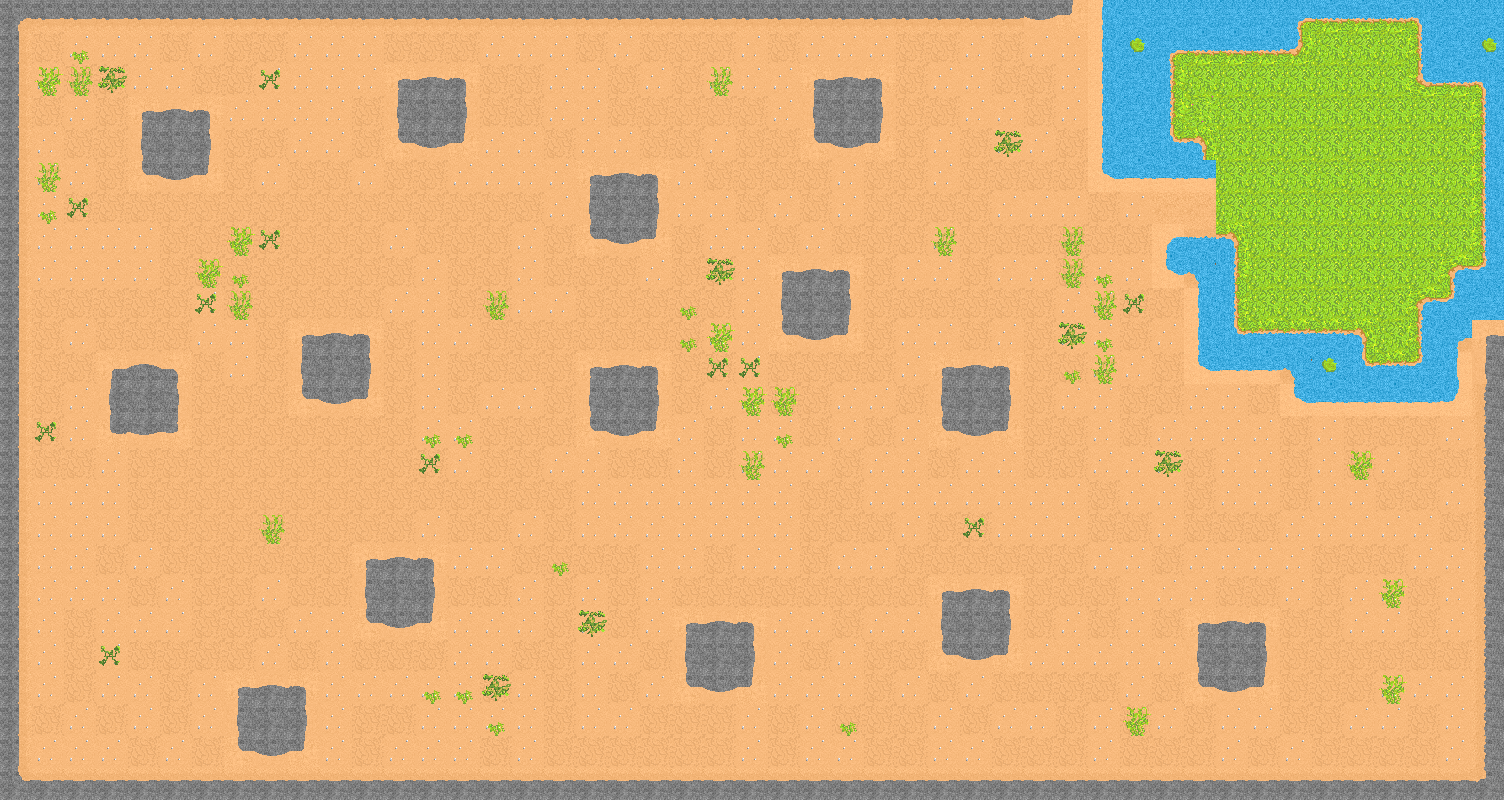

This is a level from a 2D game, rendered from its Tiled map with the project's own tilesets. A one-line summary and the map file follow, with tile-layer data summarised:
An orthogonal 47x25 tile map with 32x32 px tiles, 3 tile layers (Tile Layer 1, Objects on top of ground, Boulders).

<map version="1.2" tiledversion="1.2.0" orientation="orthogonal" renderorder="right-down" width="47" height="25" tilewidth="32" tileheight="32" infinite="0" nextlayerid="6" nextobjectid="1">
 <tileset firstgid="1" source="tileset3.tsx" />
 <layer id="3" name="Tile Layer 1" width="47" height="25">
  <data>[1175 cells, 1175 non-empty, 17 distinct tile ids]</data>
 </layer>
 <layer id="4" name="Objects on top of ground" width="47" height="25">
  <data>[1175 cells, 336 non-empty, 42 distinct tile ids]</data>
 </layer>
 <layer id="5" name="Boulders" width="47" height="25">
  <data>[1175 cells, 108 non-empty, 9 distinct tile ids]</data>
 </layer>
</map>
